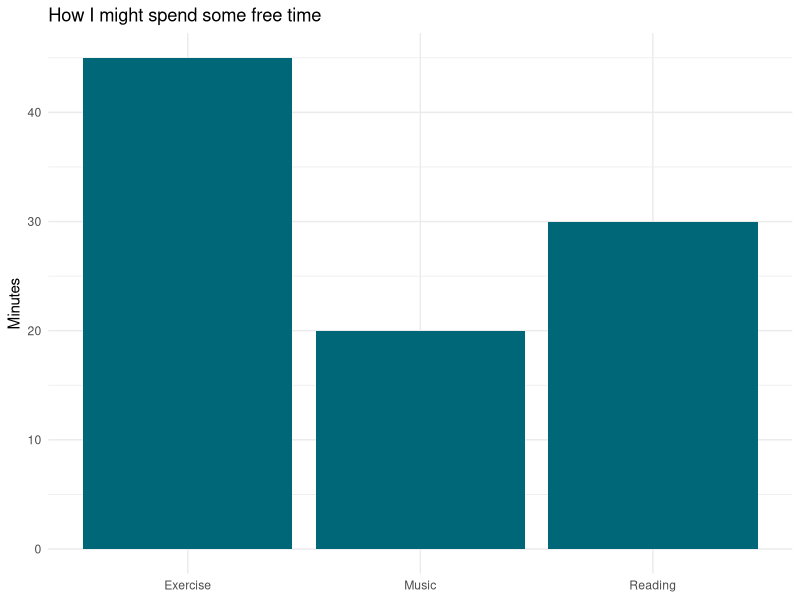

Recreate this plot in R.
## ---- chunk 1
library(tidyverse)
## ---- chunk 2
2 + 2
## ---- chunk 3
course_name <- "Getting Started with R"
number_of_sessions <- 10

course_name
number_of_sessions
## ---- chunk 4
minutes_per_session <- 45

total_minutes <- number_of_sessions * minutes_per_session

total_minutes
## ---- chunk 5
practice_data <- tibble(
  activity = c("Reading", "Exercise", "Music"),
  minutes = c(30, 45, 20)
)

practice_data
## ---- chunk 6
ggplot(
  practice_data,
  aes(x = activity, y = minutes)
) +
  geom_col(fill = "#006778") +
  labs(
    title = "How I might spend some free time",
    x = NULL,
    y = "Minutes"
  ) +
  theme_minimal()
